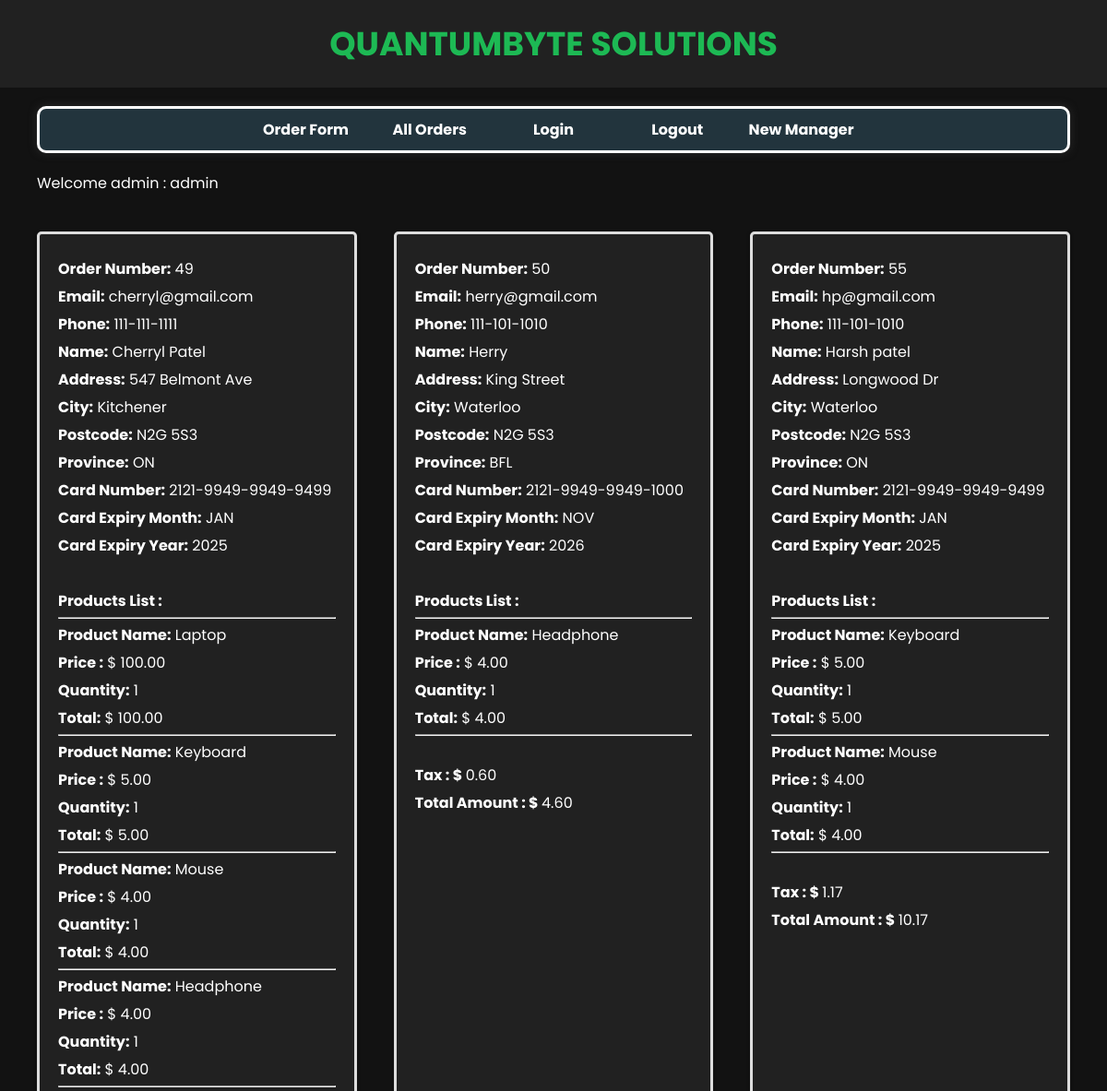
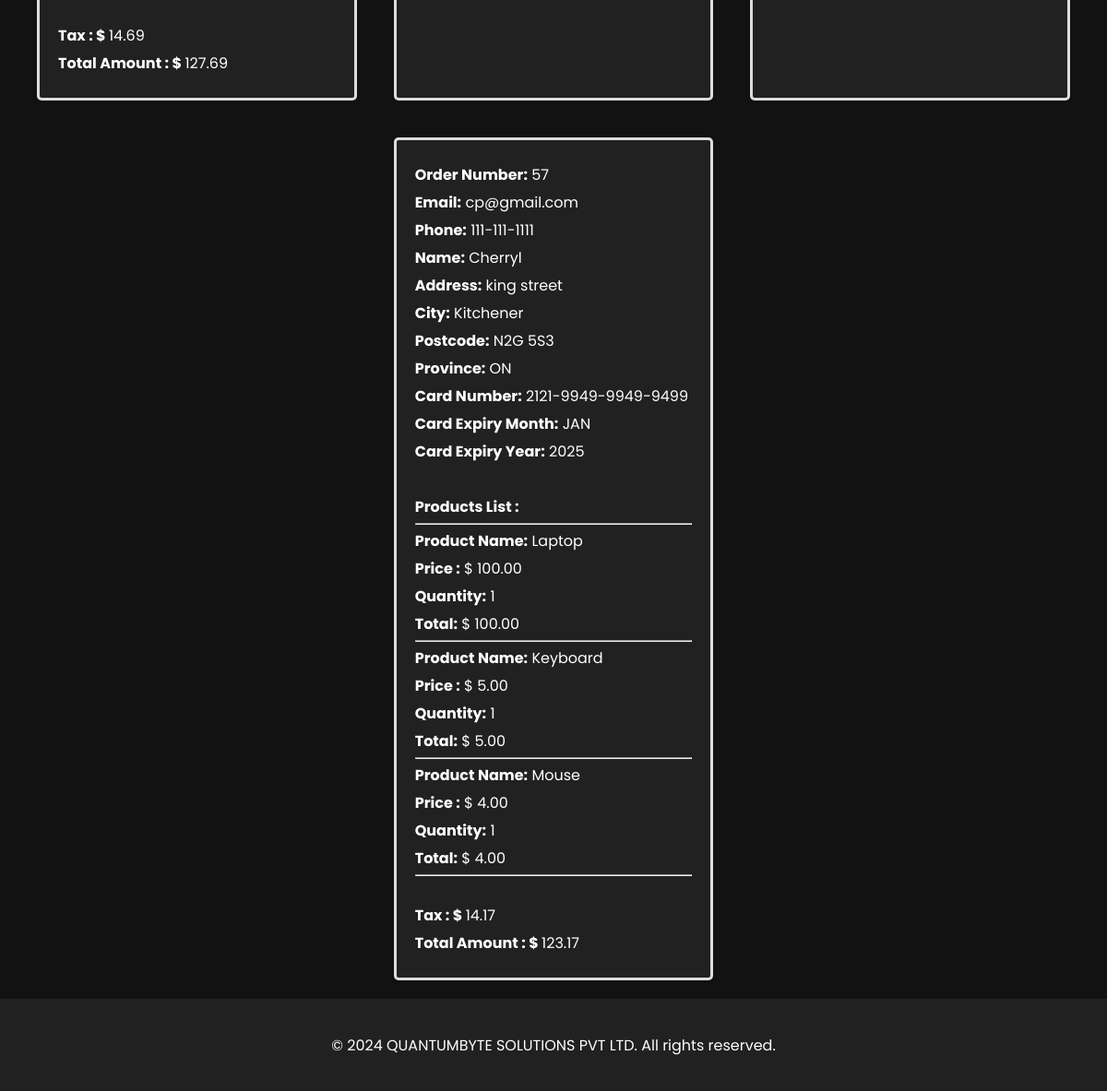
Screenshot of /orders.php (signed in) with the database file from the repository (2 pictures, top to bottom).
### tables this page shows
CREATE TABLE `orders` (
  `order_id` int(11) NOT NULL,
  `email` varchar(100) NOT NULL,
  `phone` varchar(20) NOT NULL,
  `name` varchar(100) NOT NULL,
  `address` varchar(255) NOT NULL,
  `city` varchar(100) NOT NULL,
  `postcode` varchar(20) NOT NULL,
  `province` varchar(100) NOT NULL,
  `card_number` varchar(20) NOT NULL,
  `card_expiry_month` varchar(11) NOT NULL,
  `card_expiry_year` int(11) NOT NULL,
  `tax_amount` decimal(10,2) DEFAULT 0.00,
  `total_amount` decimal(10,2) DEFAULT 0.00
);

CREATE TABLE `order_products` (
  `order_product_id` int(11) NOT NULL,
  `order_id` int(11) NOT NULL,
  `product_name` varchar(100) NOT NULL,
  `price` decimal(10,2) NOT NULL,
  `quantity` int(11) NOT NULL,
  `total` decimal(10,2) NOT NULL
);

### orders.php (the view, shortened to what this page needs)
<?php
include('includes/db_connection.php');
if(!isset($_SESSION['username'])){
  header('Location:login.php');
  exit();
}
else{
?>
<!DOCTYPE html>
<html>
<head>
    <link rel="stylesheet" type="text/css" href="css/styles.css">
    <link rel="stylesheet" type="text/css" href="css/order.css">
</head>
<body>
<header class="header">
            <h1 class="green-text">QUANTUMBYTE SOLUTIONS</h1>
</header>
<div class="nav">
<?php include('includes/nav.php'); ?>
</div>
<div class="welcome">
    <?php
    if(isset($_SESSION['username'])){
      echo "Welcome ". $_SESSION['userrole']." : ". $_SESSION['username'];
    }
  ?>
</div>
<main class="orderContainer">
    <?php
    $sqlQuery = "SELECT * FROM `orders`";
    $sqlResult = $db->query($sqlQuery);
    if ($sqlResult->num_rows > 0)
    {
        while ($row = $sqlResult->fetch_assoc()) {
    ?>
            <div class="orderCard">
                <p><strong>Order Number:</strong> <?php echo htmlspecialchars($row['order_id']); ?></p>
                <p><strong>Email:</strong> <?php echo $row['email']; ?></p>
                <p><strong>Phone:</strong> <?php echo $row['phone']; ?></p>
                <p><strong>Name:</strong> <?php echo htmlspecialchars($row['name']); ?></p>
                <p><strong>Address:</strong> <?php echo htmlspecialchars($row['address']); ?></p>
                <p><strong>City:</strong> <?php echo htmlspecialchars($row['city']); ?></p>
                <p><strong>Postcode:</strong> <?php echo htmlspecialchars($row['postcode']); ?></p>
                <p><strong>Province:</strong> <?php echo htmlspecialchars($row['province']); ?></p>
                <p><strong>Card Number:</strong> <?php echo htmlspecialchars($row['card_number']); ?></p>
                <p><strong>Card Expiry Month:</strong> <?php echo htmlspecialchars($row['card_expiry_month']); ?></p>
                <p><strong>Card Expiry Year:</strong> <?php echo htmlspecialchars($row['card_expiry_year']); ?></p>
                <br>
                <?php
                $orderID = $row['order_id'];
                $productQuery = "SELECT * FROM order_products WHERE order_id = $orderID";
                $productResult = $db->query($productQuery);
                if ($productResult->num_rows > 0) {
                    echo "<p><strong>Products List :</strong></p>";
                    echo "<hr>";
                    while ($productRow = $productResult->fetch_assoc()) {
                      echo "<p><strong>Product Name:</strong> {$productRow['product_name']}</p>";
                      echo "<p><strong>Price :</strong> $ " . $productRow['price'] . "</p>";
                      echo "<p><strong>Quantity:</strong> {$productRow['quantity']}</p>";
                      echo "<p><strong>Total:</strong> $ " . $productRow['total'] . "</p>";
                      echo "<hr>";
                  }
                    echo "<br>";
                } else {
                    echo "<p>No products found for this order.</p>";
                }
                ?>
                <p><strong>Tax : $ </strong> <?php echo htmlspecialchars($row['tax_amount']); ?></p>
                <p><strong>Total Amount : $ </strong> <?php echo htmlspecialchars($row['total_amount']); ?></p>
            </div>
    <?php
        }
    }
    ?>
</main>
<footer>
        <p>&copy; 2024 QUANTUMBYTE SOLUTIONS PVT LTD. All rights reserved.</p>
    </footer>
</body>
</html>
<?php
}

### includes/nav.php
<nav class="top_menu">
  <ul>
    <li>
      <a href="index.php">Order Form</a>
    </li>
    <li>
      <a href="orders.php">All Orders</a>
    </li>
    <li>
      <a href="login.php">Login</a>
    </li>
    <li>
      <a href="logout.php">Logout</a>
    </li>
    <li>
      <a href="createmanager.php">New Manager</a>
    </li>
  </ul>
</nav>

### css/styles.css (style rules this page uses)
* { margin: 0; padding: 0; box-sizing: border-box; }
body { background-color: #121212; font-family: 'Poppins', sans-serif; }
.header { background-color: #212121; padding: 20px; text-align: center; }
.green-text { color: #1db954; font-weight: bold; margin: 0; font-size: 36px; }
footer { position: fixed; bottom: 0; width: 100%; height: 100px; display: flex; align-items: center; justify-content: center; text-align: center; padding: 3px; background-color: #212121; color: white; }
.top_menu { background-color: #22343d; border: 3px solid white; box-shadow: 0 0 10px #2c2c2c; color: white; border-radius: 10px; margin-left: 20px; margin-right: 20px; }
.top_menu ul { list-style-type: none; text-align: center; margin: 0; }
.top_menu ul li { display: inline-block; width: 130px; }
.top_menu ul li a { color: white; font-weight: bold; text-decoration: none; padding: 10px 0; display: block; }
.nav { margin-top: 20px; margin-left: 20px; margin-right: 20px; }

### css/order.css (style rules this page uses)
.welcome { color: white; padding: 20px; margin-left: 20px; }
.orderContainer { display: flex; flex-wrap: wrap; justify-content: space-around; margin-bottom: 100px; padding-left: 20px; padding-right: 20px; }
.orderCard { background-color: #212121; border: 3px solid #dddddd; border-radius: 5px; padding: 20px; margin: 20px; color: white; width: calc(33.33% - 40px); box-sizing: border-box; box-shadow: 0px 0px 5px 0px rgba(0, 0, 0, 0.1); }
.orderCard p { margin: 5px 0; }
footer { margin-top: 20px; }

### rows the page displays
orders: order_id "49", email "cherryl@gmail.com", phone "111-111-1111", name "Cherryl Patel", address "547 Belmont Ave", city "Kitchener", postcode "N2G 5S3", province "ON", card_number "2121-9949-9949-9499", card_expiry_month "JAN", card_expiry_year "2025", tax_amount "14.69", total_amount "127.69"
order_products: product_name "Laptop", price "100.00", quantity "1", total "100.00"
order_products: product_name "Keyboard", price "5.00", quantity "1", total "5.00"
order_products: product_name "Mouse", price "4.00", quantity "1", total "4.00"
order_products: product_name "Headphone", price "4.00", quantity "1", total "4.00"
orders: order_id "50", email "herry@gmail.com", phone "111-101-1010", name "Herry", address "King Street", city "Waterloo", postcode "N2G 5S3", province "BFL", card_number "2121-9949-9949-1000", card_expiry_month "NOV", card_expiry_year "2026", tax_amount "0.60", total_amount "4.60"
order_products: product_name "Headphone", price "4.00", quantity "1", total "4.00"
orders: order_id "55", email "hp@gmail.com", phone "111-101-1010", name "Harsh patel", address "Longwood Dr", city "Waterloo", postcode "N2G 5S3", province "ON", card_number "2121-9949-9949-9499", card_expiry_month "JAN", card_expiry_year "2025", tax_amount "1.17", total_amount "10.17"
order_products: product_name "Keyboard", price "5.00", quantity "1", total "5.00"
order_products: product_name "Mouse", price "4.00", quantity "1", total "4.00"
orders: order_id "57", email "cp@gmail.com", phone "111-111-1111", name "Cherryl", address "king street", city "Kitchener", postcode "N2G 5S3", province "ON", card_number "2121-9949-9949-9499", card_expiry_month "JAN", card_expiry_year "2025", tax_amount "14.17", total_amount "123.17"
order_products: product_name "Laptop", price "100.00", quantity "1", total "100.00"
order_products: product_name "Keyboard", price "5.00", quantity "1", total "5.00"
order_products: product_name "Mouse", price "4.00", quantity "1", total "4.00"

### other values shown
$_SESSION['userrole'] "admin"
$_SESSION['username'] "admin"
